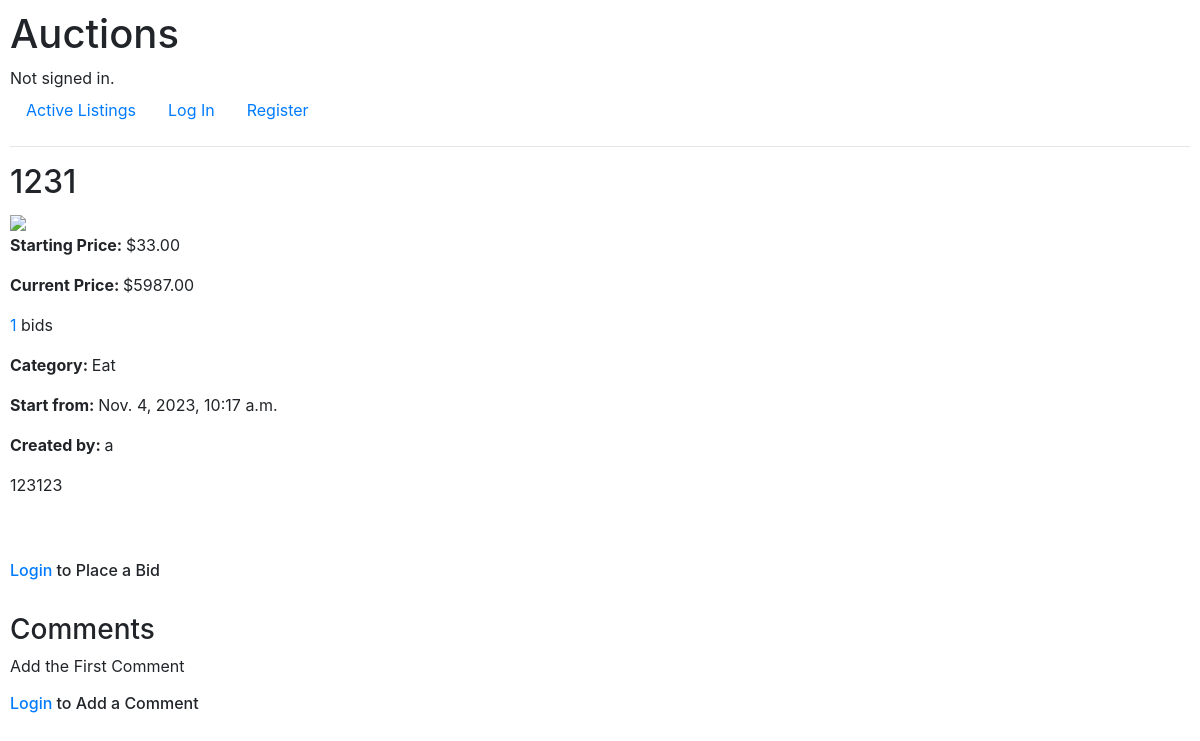
Page /listing/8 on the earlier database version.
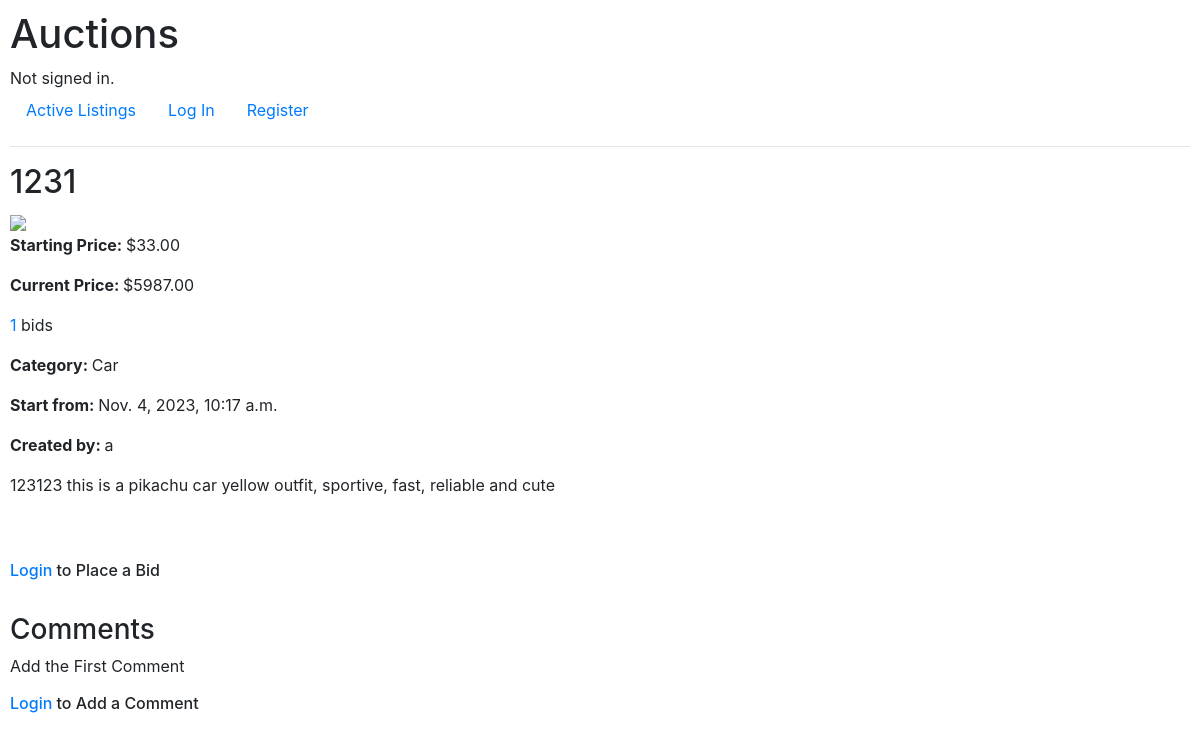
Same page on the later database version.
### auctions/models.py (models this page shows, shortened)
class Listing(models.Model):
    title = models.CharField(max_length=50)
    description = models.TextField(blank=True)
    photo = models.URLField(blank=True)
    price = models.DecimalField(max_digits=20, decimal_places=2)
    currentprice = models.DecimalField(default=0, blank=True, max_digits=20, decimal_places=2)
    activation = models.BooleanField()
    category = models.ForeignKey(Category, on_delete=models.CASCADE, related_name="category")
    user = models.ForeignKey(User, on_delete=models.CASCADE, related_name="listing")
    time = models.DateTimeField(auto_now_add=True)

class Category(models.Model):
    categoryName = models.CharField(max_length=50)
    def __str__(self):
        return self.categoryName

class User(AbstractUser):
    watchlist = models.ManyToManyField('Listing', related_name="watchlistuser")
    pass

### auctions/views.py (the view, shortened to what this page needs)
# urls.py: path("listing/<int:listing_id>", views.listing, name="listing"),
def listing(request, listing_id):
    listing = Listing.objects.get(pk = listing_id)
    comment = Comment.objects.filter(listing = listing_id).order_by("-time")
    user = request.user
    bids = Bid.objects.filter(listing = listing_id)
    top = bids.order_by("-price").first()
    counter = bids.count()
    categories = Category.objects.all()
    return render(request, "auctions/listing.html", {
        "listing":listing,
        "comment": comment,
        "top": top,
        "counter": counter,
    })

### auctions/templates/auctions/listing.html (shortened to what this page needs)
{% extends "auctions/layout.html" %}
{% block body %}
    <div name="listing_info">
        <h2>
            {{ listing.title }}</h2>
        <img src="{{ listing.photo }}" width="400px"/>
        <p><b>Starting Price: </b>${{ listing.price }}</p>
        {% if top %}
            <p><b>Current Price: </b>${{ top.price }}</p>
        {% endif %}
        {% if counter %}
            <p><a href="{% url 'bid' listing.id %}">{{ counter }}</a> bids</p>
        {% else %}
            <p>No bid yet</p>
        {% endif %}
        {% if listing.category %}
            <p><b>Category: </b>{{ listing.category }}</p>
        {% else %}
            <p>No Category</p>
        {% endif %}
        <p><b>Start from: </b>{{ listing.time }}</p>
        <p><b>Created by: </b>{{ listing.user }}</p>
        <p>{{ listing.description }}</p>
    </div>
    <br>
    <br>
    {% if user.is_authenticated %}
        {% if listing.activation %}
        <div name="bid">
            <h3>Place Your Bid</h3>
            <form name="bid" action="{% url 'listing' listing.id %}" method="POST">
                {% csrf_token %}
                <input type="number" name="placebid" placeholder="Place Your Bid" step="0.01" min="0" required>
                <input type="submit" value="Bid">
            </form>
        </div>
        {% endif %}
    {% else %}
        <h6><a href="{% url 'login' %}">Login</a> to Place a Bid</h6>
    {% endif %}
    <br>
    <div name="comment">
        <h3>Comments</h3>
        {% if not comment %}
            <p>Add the First Comment</p>
        {% endif %}
        {% if user.is_authenticated %}
            {% if listing.activation %}
                <form action="{% url 'listing' listing.id %}", method="POST">
                    {% csrf_token %}
                    <textarea name="new_comment" placeholder="Write your comment" required></textarea><br>
                    <input type="submit" value="Comment"></input>
                </form>
            {% endif %}
        {% else %}
            <h6><a href="{% url 'login' %}">Login</a> to Add a Comment</h6>
        {% endif %}
    </div>
{% endblock %}

Differences in the rows shown:
changed Listing: category "Eat" → "Car"; description "123123" → "123123 this is a pikachu car yellow outfit, sportive, fast, reliable and cute"
